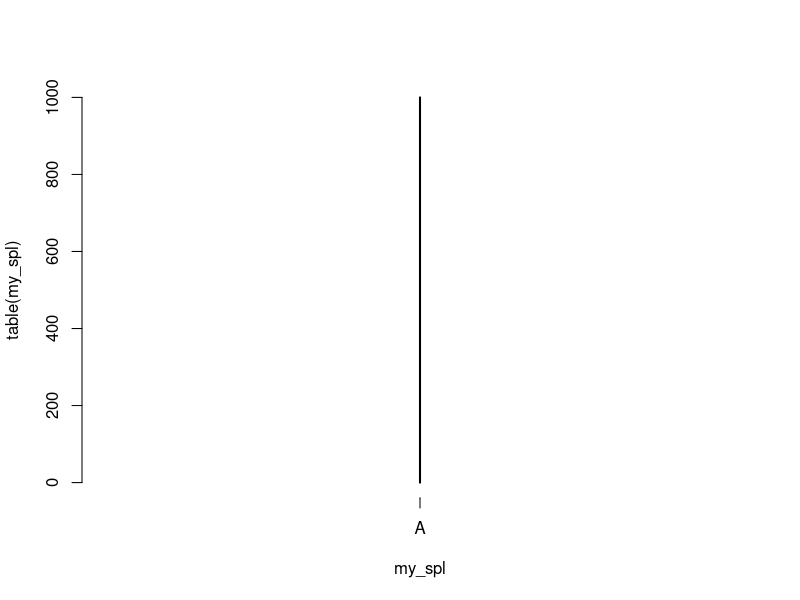
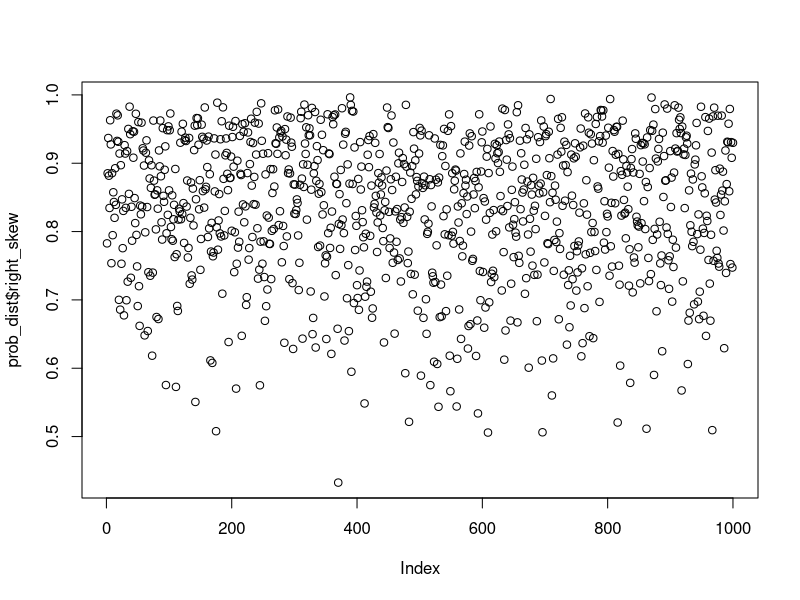
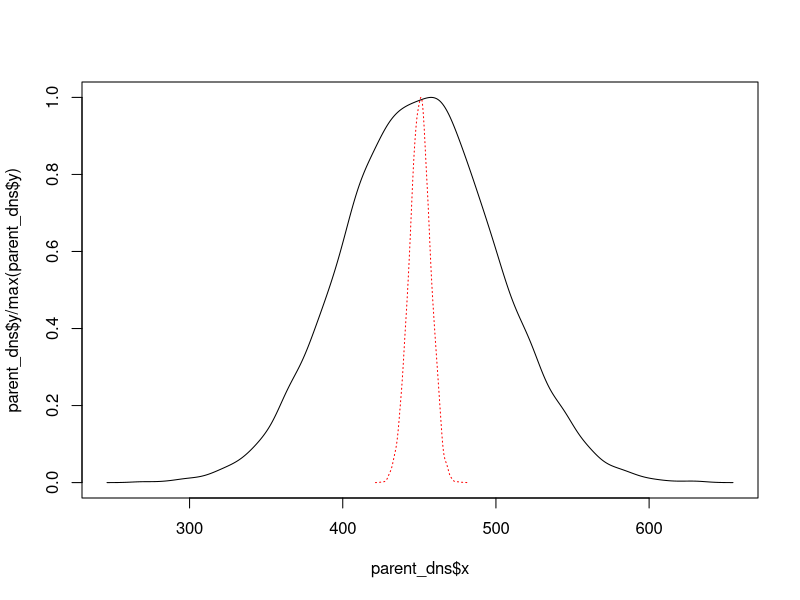
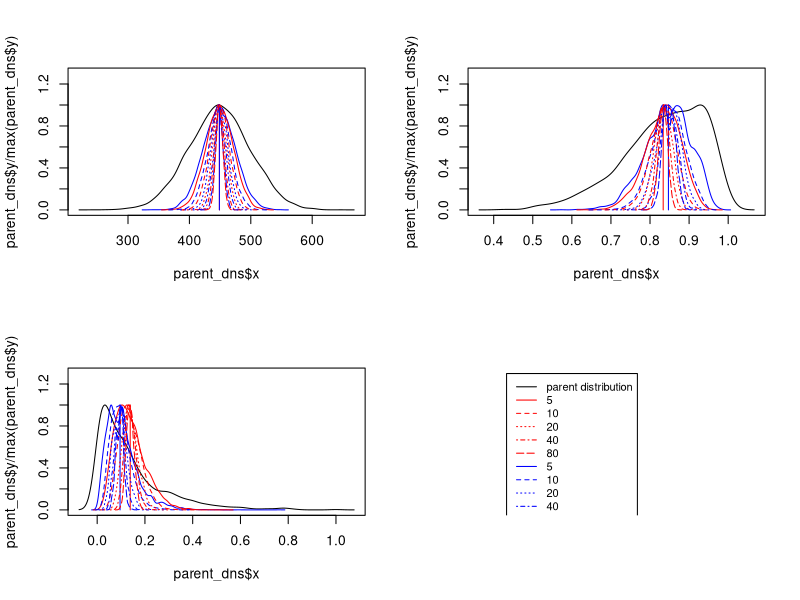
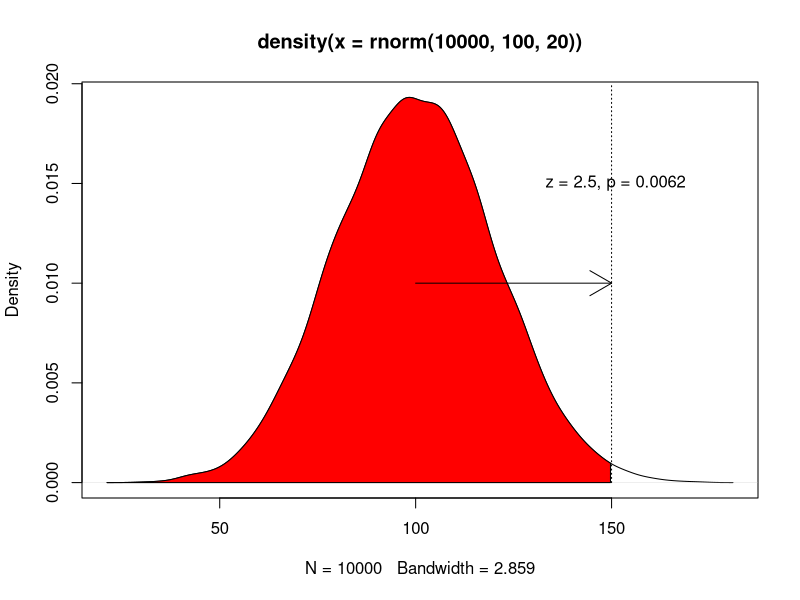
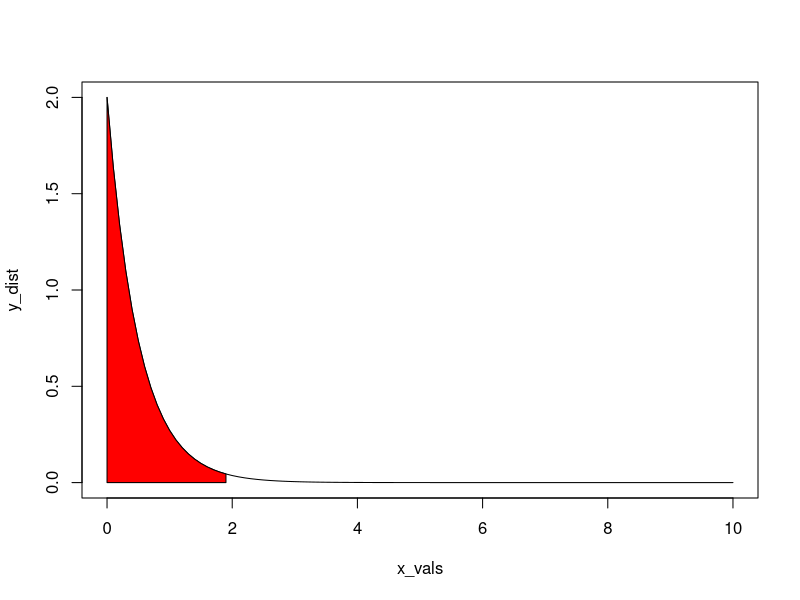
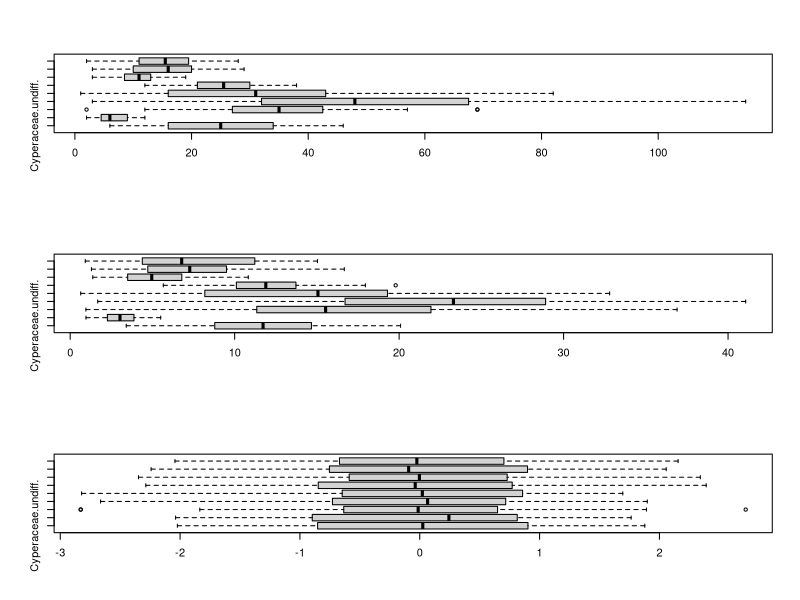
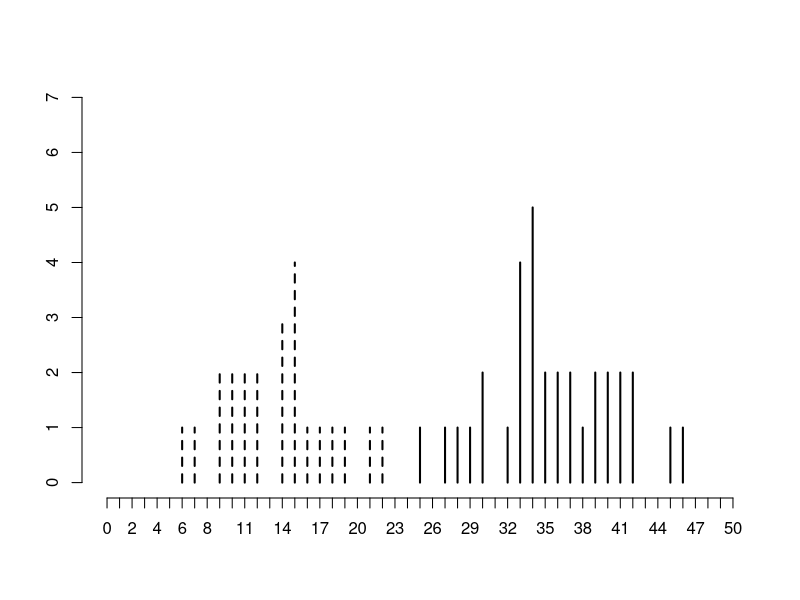

Write the R code that produced these figures, in order.
#Working out sampling from probability distributions

library(vegan)

my_log <- rlogis(1000)
my_exp <- rexp(1000)
my_nrm <- rnorm(1000)
my_skw <- rbeta(1000, 10, 2)

my_pop = c("A", "B", "C", "D", "E", "F", "G", "H", "I", "J")

my_dist <- data.frame(log = my_log, my_exp, my_nrm, my_skw)


prob_dist <- data.frame(log = abs(my_log)/max(abs(my_log)), #We take absolute value and divide by max
                        exponential = my_exp/max(my_exp), #We divide by the max value
                        normal =  (my_nrm + abs(min(my_nrm)))/(max(my_nrm + abs(min(my_nrm)))),  #Add the minimum (to get to 0), then divide by the new maximum.
                        right_skew = my_skw) #Beta-generated distributions are prob. distributions!

my_spl = sample(my_pop,
                size = 1000,
                replace = TRUE,
                prob = dnorm(x = seq(10,100,10)))

plot(table(my_spl))

#We need to add some realistic parameters to put this into practice.

#Imagine a population of three critters, who make up different proportions of the total population (reasons may vary).

pop_prop = data.frame(species = c("A", "B", "C"),
                      pop_prp = c(0.6, 0.3, 0.1))

#Can we use this to define a fossil population based on time-averaging?

fossil_pops = data.frame(carbonate = sample(pop_prop$species,
                                   size = 2000,
                                   replace = TRUE,
                                   prob = pop_prop$pop_prp),
                         silaceous = sample(pop_prop$species,
                                    size = 4000,
                                    replace = TRUE,
                                    prob = pop_prop$pop_prp))

#No, this just gives us proportional increase. We're not including the time variable in the probabilities?

#We make a population, stating the proportion of the total population (assuming stable community) and their generation times.
  #Unsure if this is mathematically possible (community-wise vis-a-vis proportions and stable pops...)

somepop <- data.frame(taxon = c("A", "B", "C"),
                      model_pop = c(60, 30, 10),
                      pop_prop = c(0.6, 0.3, 0.1),
                      gen_time = c(5, 20, 50))

#So we turn this into a yearly fossil population, dividing 1 by the gen_time giving us deaths/year.

time_avg = 2000

fossil_pops = matrix(nrow = time_avg, ncol = length(somepop$taxon))
fossil_pops = as.data.frame(fossil_pops)
colnames(fossil_pops) = somepop$taxon

for(i in 1:time_avg){
  
  if(i == 1){
    fossil_pops[i, ] = somepop$model_pop * (1/somepop$gen_time)
  } else {
    fossil_pops[i,] = fossil_pops[i - 1,] + (somepop$model_pop * (1/somepop$gen_time))
  }
  
}

plot(prob_dist$right_skew)

#Translating some things from a text...

#Say we have four possible counts for a taxa.

poss_obs = c(1, 2, 3, 4)

#If we think of all the possible outcomes, how many are there are what are their probabilities?

times = 2

dist_mean = vector("numeric", length = length(my_pop)^times)

for(i in 1:length(dist_mean)){
  dist_mean[i] = mean(sample(poss_obs, 2, replace = TRUE))
}

#So, despite having even distributions of each individual outcome, combinations of calculations of the mean produce a normally range of values.

#This is the sampling distribution of the mean.

#The standard deviation of the sampling distribution is: the standard deviation of the parent population divided by the square root of the sample size.

#stdev_sample_dist = sd(parent_pop)/sqrt(n) #This roughly covers it.

#This is the standard error of the mean.

times = 10000

parent_pop = rnorm(10000, mean = 450, sd = 50)
parent_dns = density(parent_pop)

dist_mean = vector("numeric", length = times)

for(i in 1:length(dist_mean)){
  dist_mean[i] = mean(sample(parent_pop, 50, replace = TRUE))
}

sd(dist_mean)
dens_mean = density(dist_mean)


#plot(table(dist_mean))

plot(parent_dns$x, parent_dns$y/max(parent_dns$y), type = "l", ylim = c(0,1))
lines(dens_mean$x, dens_mean$y/max(dens_mean$y), col = "red", lty = 3)


#Formalize the experiment

par(mfrow = c(2,2))

sample_size = c(5, 10, 20, 40, 80)
times = 10000

parent_pop = rnorm(10000, mean = 450, sd = 50)
parent_dns = density(parent_pop)

plot(parent_dns$x, parent_dns$y/max(parent_dns$y), type = "l", ylim = c(0,1.3))
#legend(575, 0.8, c("parent distribution", sample_size), lty = c(1, 1:length(sample_size)), col = c("black",rep("red", length())))
lines(c(rep(mean(parent_pop),2)),c(0,1),col = "red")
lines(c(rep(median(parent_pop),2)),c(0,1),col = "blue")

for(i in 1:length(sample_size)){
  
  dist_mean = vector("numeric", length = times)
  dist_medi = vector("numeric", length = times)
  
  for(j in 1:times){
    dist_mean[j] = mean(sample(parent_pop, sample_size[i], replace = TRUE))
    dist_medi[j] = median(sample(parent_pop, sample_size[i], replace = TRUE))
  }
  
  dens_mean = density(dist_mean)
  dens_medi = density(dist_medi)
  lines(dens_medi$x, dens_medi$y/max(dens_medi$y), col = "blue", lty =i)
  lines(dens_mean$x, dens_mean$y/max(dens_mean$y), col = "red", lty = i)
  
}

#The larger the sample we take, the narrower the standard error. 

#This can be done for a skewed distribution also

sample_size = c(5, 10, 20, 40, 80)
times = 10000

parent_pop = prob_dist$right_skew
parent_dns = density(parent_pop)

plot(parent_dns$x, parent_dns$y/max(parent_dns$y), type = "l", ylim = c(0,1.3))
#legend(575, 0.8, c("parent distribution", sample_size), lty = c(1, 1:length(sample_size)), col = c("black",rep("red", length())))
lines(c(rep(mean(parent_pop),2)),c(0,1),col = "red")
lines(c(rep(median(parent_pop),2)),c(0,1),col = "blue")

for(i in 1:length(sample_size)){
  
  dist_mean = vector("numeric", length = times)
  dist_medi = vector("numeric", length = times)
  
  for(j in 1:times){
    dist_mean[j] = mean(sample(parent_pop, sample_size[i], replace = TRUE))
    dist_medi[j] = median(sample(parent_pop, sample_size[i], replace = TRUE))
  }
  
  dens_mean = density(dist_mean)
  dens_medi = density(dist_medi)
  lines(dens_medi$x, dens_medi$y/max(dens_medi$y), col = "blue", lty =i)
  lines(dens_mean$x, dens_mean$y/max(dens_mean$y), col = "red", lty = i)
  
}

#Also for exponential

sample_size = c(5, 10, 20, 40, 80)
times = 10000

parent_pop = prob_dist$exponential
parent_dns = density(parent_pop)

plot(parent_dns$x, parent_dns$y/max(parent_dns$y), type = "l", ylim = c(0,1.3))
#legend(575, 0.8, c("parent distribution", sample_size), lty = c(1, 1:length(sample_size)), col = c("black",rep("red", length())))
lines(c(rep(mean(parent_pop),2)),c(0,1),col = "red")
lines(c(rep(median(parent_pop),2)),c(0,1),col = "blue")

for(i in 1:length(sample_size)){
  
  dist_mean = vector("numeric", length = times)
  dist_medi = vector("numeric", length = times)
  
  for(j in 1:times){
    dist_mean[j] = mean(sample(parent_pop, sample_size[i], replace = TRUE))
    dist_medi[j] = median(sample(parent_pop, sample_size[i], replace = TRUE))
  }
  
  dens_mean = density(dist_mean)
  dens_medi = density(dist_medi)
  lines(dens_medi$x, dens_medi$y/max(dens_medi$y), col = "blue", lty =i)
  lines(dens_mean$x, dens_mean$y/max(dens_mean$y), col = "red", lty = i)
  
}

plot(0,0, pch = NA, ann = FALSE, axes = FALSE, xlim = c(0,10), ylim = c(0,10))
legend(1,10,
       c("parent distribution", rep(sample_size,2)), 
       lty = c(1, rep(1:length(sample_size),2)), 
       col = c("black", rep("red", length(sample_size)), rep("blue", length(sample_size))),
       cex = 0.8)

par(mfrow = c(1,1))

#Okay all of the above is cool and can go into week 5 lab.


#Going to do some area under the curve stuff here, need to quickly shade areas...

pop_dist = density(rnorm(10000, 100, 20))

plot(pop_dist)

pnorm(150, 100, 20)

norm_area = function(dist, value, col = "gray"){
  yt = dist$y[dist$x < value]
  yb = rep(0, length(yt))
  
  x = dist$x[dist$x < value]
  
  
  polygon(c(x, rev(x)), c(yt,yb), col = col)
}

norm_area(pop_dist, 150, col = "red")

arrows(100, 0.010, 150, 0.010)
lines(c(150,150), c(0,0.020), lty = 3)
text(151, 0.015, "z = 2.5, p = 0.0062")

#How about non-normal distributions

x_vals = seq(0, 10, 0.1)
y_dist = dexp(x_vals, 2)

plot(x_vals, y_dist, "l")

x_rnge = x_vals[x_vals < 2]
y_rnge = y_dist[x_vals < 2]

polygon(c(x_rnge, rev(x_rnge)), c(y_rnge,rep(0, length(y_rnge))), col = "red")

#Any way to cross these ideas with the fake core example and look at different scales?

fake_core <- read.csv("data/Fake_core.csv",
                      header = TRUE,
                      row.names = "depth")

zscore = function(x){
  mew = mean(x)
  sd = sd(x)
  z = (mew-x)/sd
  z
}

make_pct = function(x){
  samp_sum = apply(x, 1, sum)
  pct = (x/samp_sum)*100
  pct
}

fake_pct = make_pct(fake_core)
fake_zcore = apply(fake_core, 2, zscore)

par(mfrow = c(3, 1))

boxplot(fake_core, horizontal = TRUE)
boxplot(fake_pct, horizontal = TRUE)
boxplot(fake_zcore, horizontal = TRUE)

par(mfrow = c(1, 1))

#Now, can we tell the difference between different sections of the core?

#Read the fake core details with the associated stratigraphic inputs.

fake_core <- read.csv("data/Fake_core_plus.csv",
                      header = TRUE,
                      row.names = "depth")

plot(0,0, axes = FALSE, ann = FALSE, pch = NA, xlim = c(0,50), ylim = c(0,7))

lines(table(fake_core$Cyperaceae.undiff.[fake_core$stratum == "F" | fake_core$stratum == "G"]),
     xlim = c(0, 50))

lines(table(fake_core$Cyperaceae.undiff.[fake_core$stratum == "A" | fake_core$stratum == "B"]), lty = 2)

axis(1, at = 0:50)
axis(2, at = 0:7)

#Here, we pull the data apart by upper and lower levels, excluding stratum D. Going to try and see which it fits best with.

upper_cyp = fake_core$Cyperaceae.undiff.[fake_core$stratum == "A" |
                                           fake_core$stratum == "B" |
                                           fake_core$stratum == "C"]


lower_cyp = fake_core$Cyperaceae.undiff.[fake_core$stratum == "E" |
                                           fake_core$stratum == "F" |
                                           fake_core$stratum == "G"]

upper_sap = fake_core$Sapotaceae.undiff.[fake_core$stratum == "A" |
                                           fake_core$stratum == "B" |
                                           fake_core$stratum == "C"]

lower_sap = fake_core$Sapotaceae.undiff.[fake_core$stratum == "E" |
                                           fake_core$stratum == "F" |
                                           fake_core$stratum == "G"]

#Three plots showing different ways to assess differences in distributions.

par(mfrow = c(3, 2))

plot(density(upper_cyp), xlim = c(0,50), ylim = c(0, 0.08), col = "blue")
lines(density(lower_cyp), lty = 3, col = "darkgreen")
lines(density(fake_core$Cyperaceae.undiff.[fake_core$stratum == "D"]), lty = 2, col = "red")

plot(density(upper_sap), xlim = c(0,40), ylim = c(0, 0.08), col = "blue")
lines(density(lower_sap), lty = 3, col = "darkgreen")
lines(density(fake_core$Sapotaceae.undiff.[fake_core$stratum == "D"]), lty =2, col = "red")

plot(0, 0, pch = NA, axes = FALSE, ann = FALSE, xlim = c(0, 50), ylim = c(0, 7))
lines(table(lower_cyp), lty = 2, col = "darkgreen")
lines(table(upper_cyp), lty = 3, col = "blue")
lines(table(fake_core$Cyperaceae.undiff.[fake_core$stratum == "D"]), lty = 1)
axis(1, at = 0:50)
axis(2, at = 0:7)

plot(0, 0, pch = NA, axes = FALSE, ann = FALSE, xlim = c(0, 40), ylim = c(0, 7))
lines(table(lower_sap), lty = 2, col = "darkgreen")
lines(table(upper_sap), lty = 3, col = "blue")
lines(table(fake_core$Sapotaceae.undiff.[fake_core$stratum == "D"]), lty = 1)
axis(1, at = 0:50)
axis(2, at = 0:7)

vioplot::vioplot(upper_cyp, lower_cyp, fake_core$Cyperaceae.undiff.[fake_core$stratum == "D"], 
                 horizontal = TRUE,
                 col = c("blue", "darkgreen", "red"))

vioplot::vioplot(upper_sap, lower_sap, fake_core$Sapotaceae.undiff.[fake_core$stratum == "D"], 
                 horizontal = TRUE,
                 col = c("blue", "darkgreen", "red"))


par(mfrow = c(1,1))

#We could do the same with percents.

#fake_core = make_pct(fake_core[,1:ncol(fake_core)-1])

upper_cyp = fake_pct$Cyperaceae.undiff.[fake_core$stratum == "A" |
                                           fake_core$stratum == "B" |
                                           fake_core$stratum == "C"]


lower_cyp = fake_pct$Cyperaceae.undiff.[fake_core$stratum == "E" |
                                           fake_core$stratum == "F" |
                                           fake_core$stratum == "G"]

upper_sap = fake_pct$Sapotaceae.undiff.[fake_core$stratum == "A" |
                                           fake_core$stratum == "B" |
                                           fake_core$stratum == "C"]

lower_sap = fake_pct$Sapotaceae.undiff.[fake_core$stratum == "E" |
                                           fake_core$stratum == "F" |
                                           fake_core$stratum == "G"]

#Three plots showing different ways to assess differences in distributions.

par(mfrow = c(3, 2))

plot(density(upper_cyp), xlim = c(0,25), ylim = c(0, 0.20), col = "blue")
lines(density(lower_cyp), lty = 3, col = "darkgreen")
lines(density(fake_pct$Cyperaceae.undiff.[fake_core$stratum == "D"]), lty = 2, col = "red")

plot(density(upper_sap), xlim = c(0,25), ylim = c(0, 0.20), col = "blue")
lines(density(lower_sap), lty = 3, col = "darkgreen")
lines(density(fake_pct$Sapotaceae.undiff.[fake_core$stratum == "D"]), lty =2, col = "red")

plot(0, 0, pch = NA, axes = FALSE, ann = FALSE, xlim = c(0, 25), ylim = c(0, 1))
lines(table(lower_cyp), lty = 2, col = "darkgreen")
lines(table(upper_cyp), lty = 3, col = "blue")
lines(table(fake_pct$Cyperaceae.undiff.[fake_core$stratum == "D"]), lty = 1)
axis(1, at = 0:50)
axis(2, at = 0:1)

plot(0, 0, pch = NA, axes = FALSE, ann = FALSE, xlim = c(0, 20), ylim = c(0, 1))
lines(table(lower_sap), lty = 2, col = "darkgreen")
lines(table(upper_sap), lty = 3, col = "blue")
lines(table(fake_pct$Sapotaceae.undiff.[fake_core$stratum == "D"]), lty = 1)
axis(1, at = 0:50)
axis(2, at = 0:1)

vioplot::vioplot(upper_cyp, lower_cyp, fake_pct$Cyperaceae.undiff.[fake_core$stratum == "D"], 
                 horizontal = TRUE,
                 col = c("blue", "darkgreen", "red"))

vioplot::vioplot(upper_sap, lower_sap, fake_pct$Sapotaceae.undiff.[fake_core$stratum == "D"], 
                 horizontal = TRUE,
                 col = c("blue", "darkgreen", "red"))


par(mfrow = c(1,1))

#Assessing differences with tests and visualizing.

#Get basics in order

smp_strat <- vector("character", length = nrow(fake_core))

smp_strat[fake_core$stratum == "A" | fake_core$stratum == "B" | fake_core$stratum == "C"] = "Upper"

smp_strat[fake_core$stratum == "E" | fake_core$stratum == "F" | fake_core$stratum == "G"] = "Lower"

smp_strat[fake_core$stratum == "D"] = "Test"

smp_strat

all_strat = fake_core$stratum

fake_core = fake_core[,-c(ncol(fake_core))]

#What are odds of drawing D's mean from the upper or lower population?

plot(density(fake_core$Cyperaceae.undiff.[smp_strat == "Upper"]), xlim = c(0,50), ylim = c(0, 0.10), col = "blue")
lines(density(fake_core$Cyperaceae.undiff.[smp_strat == "Test"]), lty = 2, col = "red")

lines(c(rep(mean(fake_core$Cyperaceae.undiff.[smp_strat == "Upper"]), 2)),
      c(0,0.10),
      lty = 3)

text(mean(fake_core$Cyperaceae.undiff.[smp_strat == "Test"])+5, 0.08, labels = paste0(mean(fake_core$Cyperaceae.undiff.[smp_strat == "Test"])))

lines(c(rep(mean(fake_core$Cyperaceae.undiff.[smp_strat == "Test"]), 2)),
      c(0,0.10),
      lty = 3)

text(mean(fake_core$Cyperaceae.undiff.[smp_strat == "Upper"])-5, 0.08, labels = paste0(mean(fake_core$Cyperaceae.undiff.[smp_strat == "Upper"])))

arrows(mean(fake_core$Cyperaceae.undiff.[smp_strat == "Upper"]), 0.08, mean(fake_core$Cyperaceae.undiff.[smp_strat == "Test"]), 0.08)

#Use custom function from last week.

norm_area = function(dist, value, col = "gray"){
  yt = dist$y[dist$x < value]
  yb = rep(0, length(yt))
  
  x = dist$x[dist$x < value]
  
  
  polygon(c(x, rev(x)), c(yt,yb), col = col)
}

norm_area(density(fake_core$Cyperaceae.undiff.[smp_strat == "Upper"]), mean(fake_core$Cyperaceae.undiff.[smp_strat == "Test"]), col = "gold")

#Some aov basics.

sedge.model <- aov(fake_core$Cyperaceae.undiff.~smp_strat)

summary(sedge.model)

TukeyHSD(sedge.model)

sedge.lm <- lm(fake_core$Cyperaceae.undiff.~smp_strat)

summary(sedge.lm)

mean(fake_core$Cyperaceae.undiff.[smp_strat == "Lower"])
mean(fake_core$Cyperaceae.undiff.[smp_strat == "Test"])

#Some first steps with PCA

fake.pca <- rda(fake_core)

plot(fake.pca)

summary(fake.pca)

fake_zcore <- apply(fake_core, 2, zscore)

fake.pcaz <- rda(fake_zcore)

plot(fake.pcaz)

summary(fake.pcaz)
